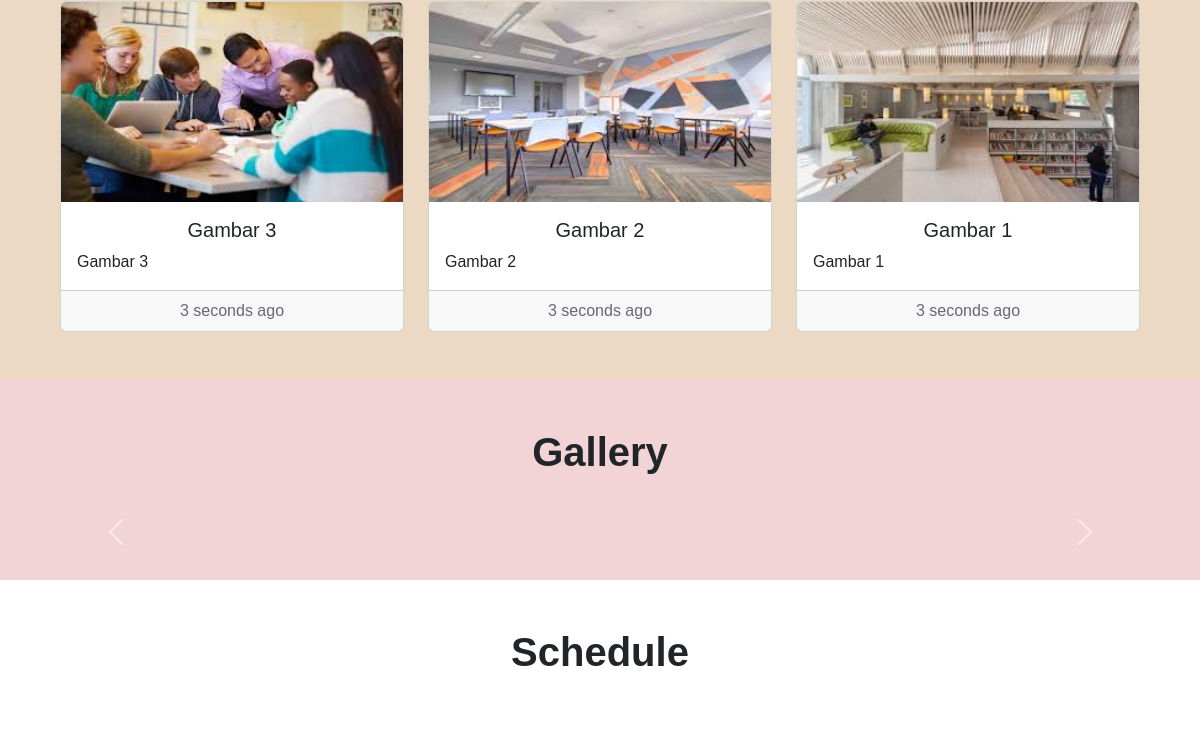
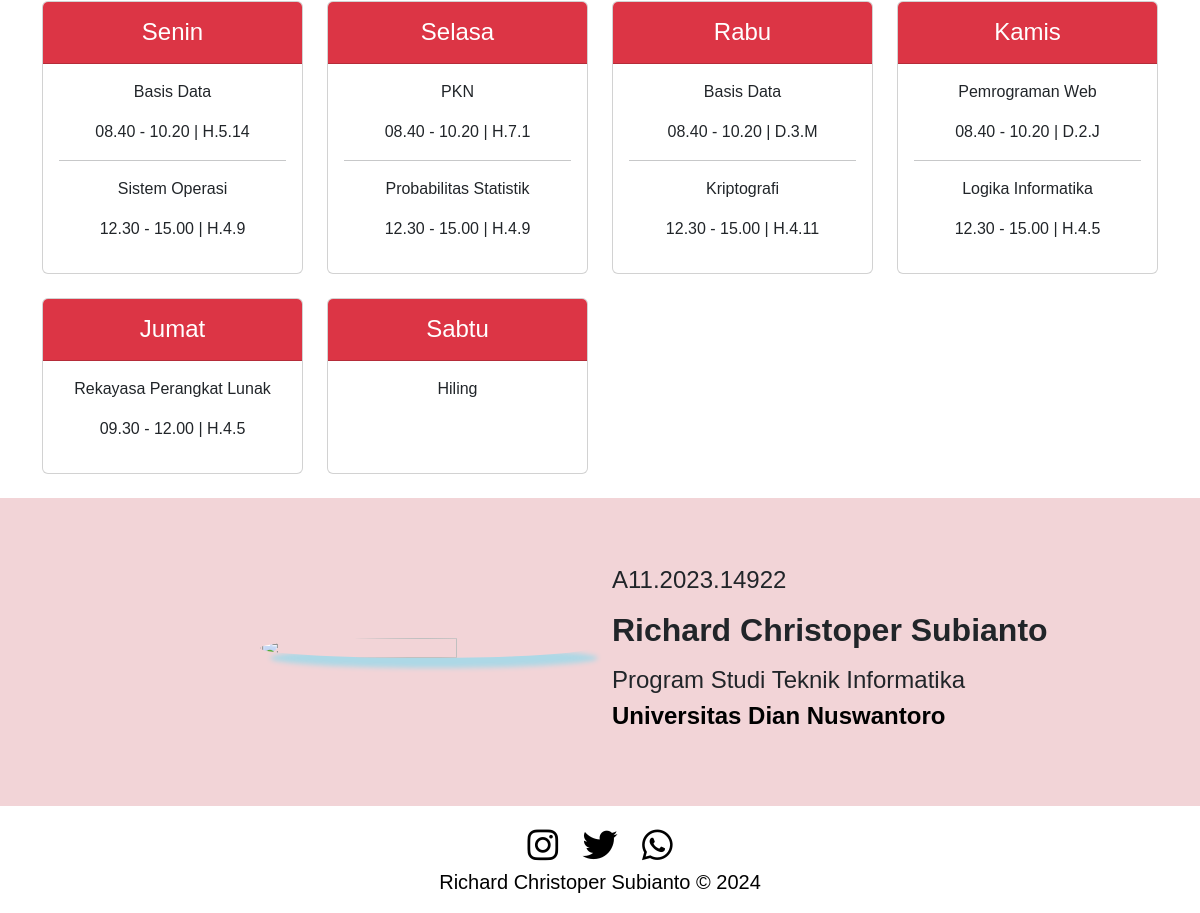
Before: / (lower part) with the older database file (2 pictures, top to bottom).
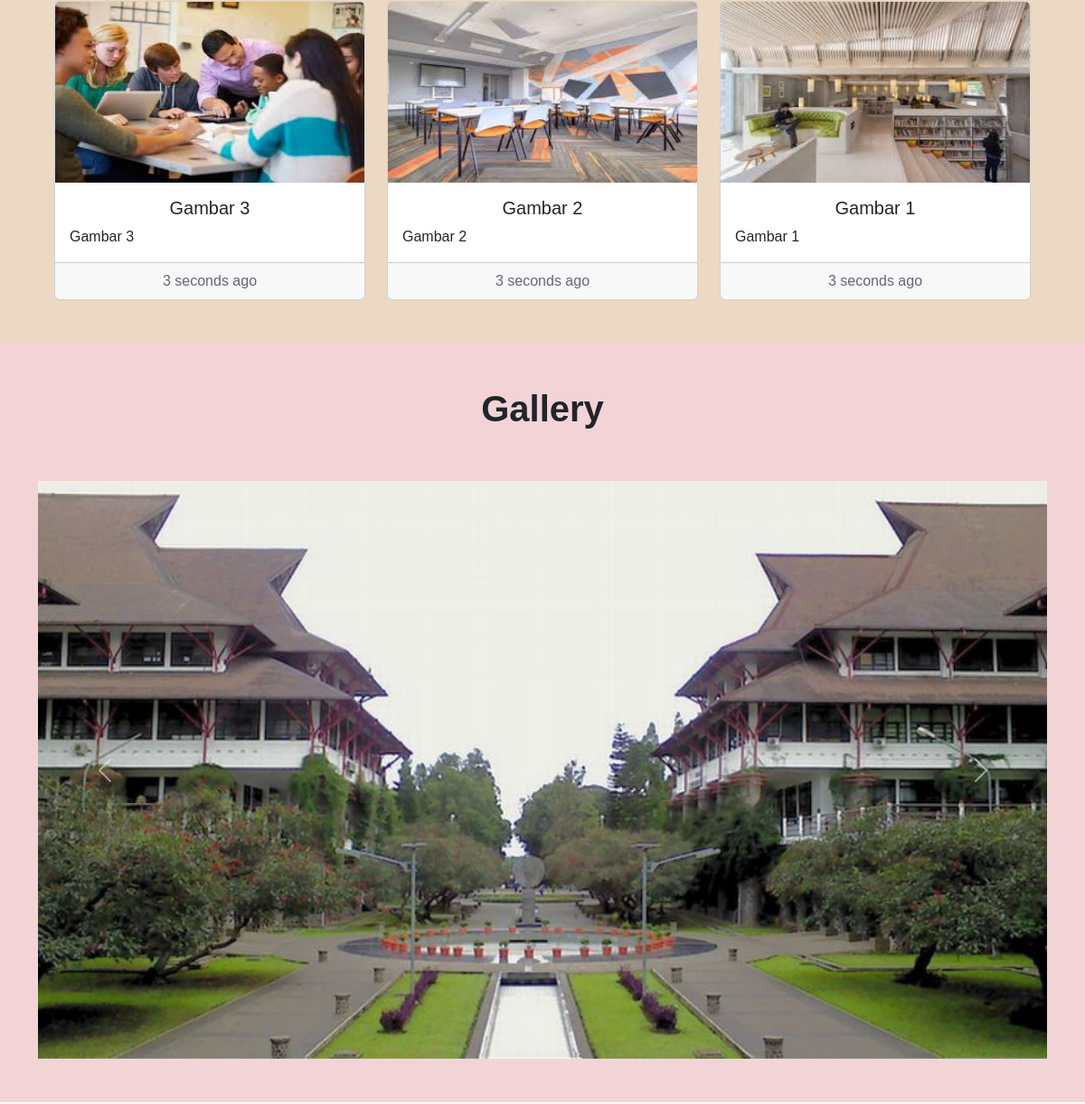
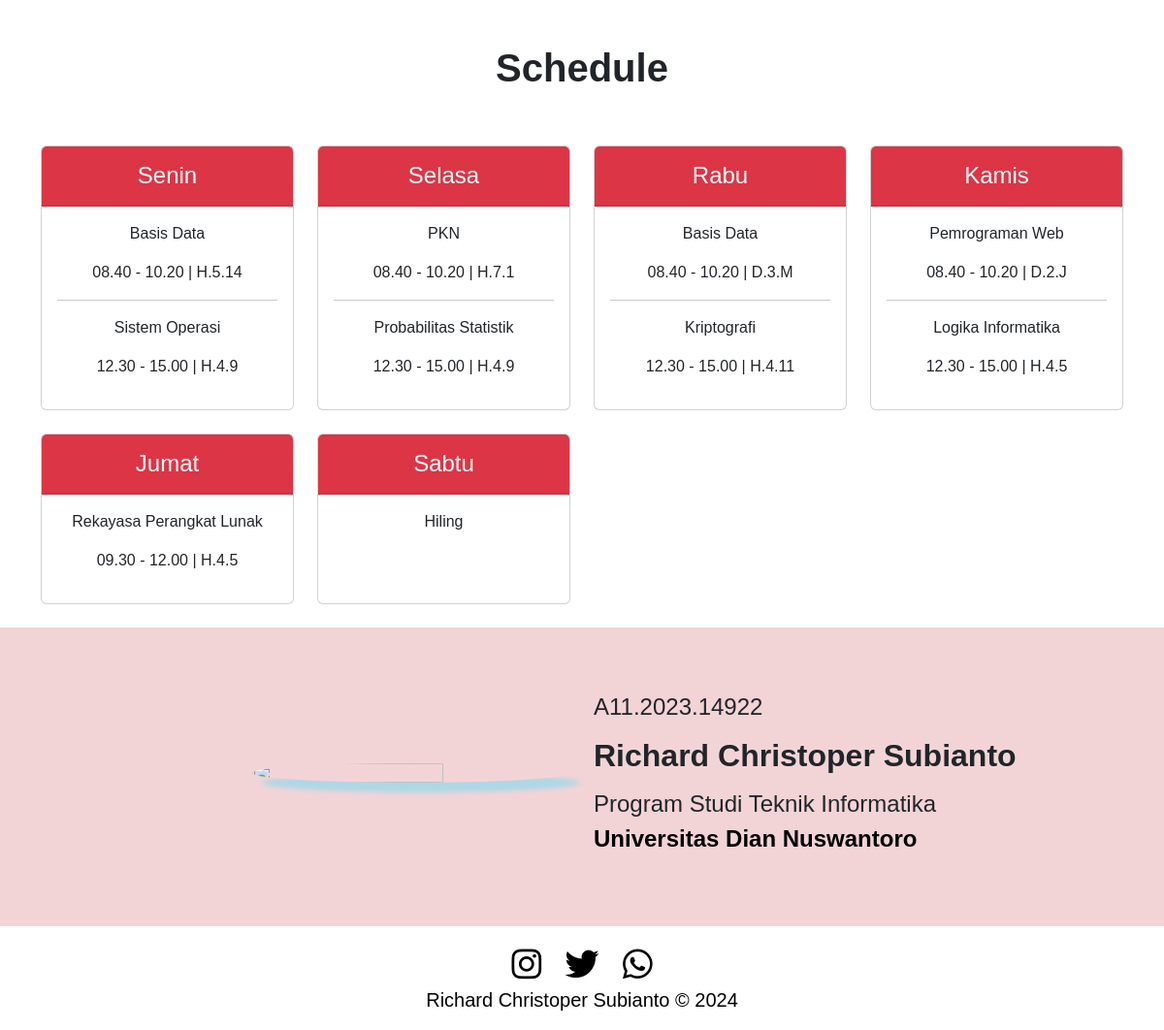
After: the same page with the newer database file (2 pictures, top to bottom).
### tables this page shows
CREATE TABLE `article` (
  `id` int(11) NOT NULL,
  `judul` text NOT NULL,
  `isi` text NOT NULL,
  `gambar` text NOT NULL,
  `tanggal` datetime NOT NULL,
  `username` varchar(50) NOT NULL
);

CREATE TABLE `gallery` (
  `id` int(11) NOT NULL,
  `tanggal` datetime NOT NULL,
  `gambar` text NOT NULL,
  `username` varchar(50) NOT NULL
);

### index.php (the view, shortened to what this page needs)
<?php
include "koneksi.php";
?>
<!DOCTYPE html>
<html lang="en">
  <head>
    <link
      href="https://cdn.jsdelivr.net/npm/bootstrap@5.3.3/dist/css/bootstrap.min.css"
      rel="stylesheet"
    />
    <link
      rel="stylesheet"
      href="https://cdnjs.cloudflare.com/ajax/libs/font-awesome/6.0.0-beta3/css/all.min.css"
    />
  </head>
  <body>
    <section id="article" class="text-center p-5">
      <div class="container">
        <div class="row row-cols-1 row-cols-md-3 g-4 justify-content-center">
          <?php
          $sql = "SELECT * FROM article ORDER BY tanggal DESC";
          $hasil = $conn->query($sql);
          while($row = $hasil->fetch_assoc()){
          ?>
            <div class="col">
              <div class="card h-100">
                <img src="img/<?= $row["gambar"]?>" class="card-img-top" alt="..." />
                <div class="card-body">
                  <h5 class="card-title"><?= $row["judul"]?></h5>
                  <p class="card-text">
                    <?= $row["isi"]?>
                  </p>
                </div>
                <div class="card-footer">
                </div>
              </div>
            </div>
            <?php
          }
          ?>
        </div>
      </div>
    </section>
    <section id="gallery">
      <div class="container-fluid">
        <div class="container">
          <div class="row text-center">
            <h1 class="py-5"><b>Gallery</b></h1>
          </div>
          <div class="row pb-5">
            <div id="carouselExampleFade" class="carousel slide carousel-fade">
              <div class="carousel-inner">
              <?php
                $sql = "SELECT * FROM gallery";
                $hasil = $conn->query($sql);
                $isActive = true;
                while($row = $hasil->fetch_assoc()){
              ?>
                <div class="carousel-item <?= $isActive ? 'active' : '' ?>">
                  <img
                    src="img/<?= $row["gambar"]?>"
                    class="d-block w-100"
                  />
                </div>
              <?php
                $isActive = false;
                }
              ?>
              </div>
              <button
                class="carousel-control-prev"
                type="button"
                data-bs-target="#carouselExampleFade"
                data-bs-slide="prev"
              >
                <span
                  class="carousel-control-prev-icon"
                  aria-hidden="true"
                ></span>
              </button>
              <button
                class="carousel-control-next"
                type="button"
                data-bs-target="#carouselExampleFade"
                data-bs-slide="next"
              >
                <span
                  class="carousel-control-next-icon"
                  aria-hidden="true"
                ></span>
              </button>
            </div>
          </div>
        </div>
      </div>
    </section>
    <section id="schedule">
      <div class="container-fluid">
        <div class="container">
          <div class="row text-center">
            <h1 class="py-5"><b>Schedule</b></h1>
          </div>
          <div class="row">
            <div class="col-lg-3 col-md-6 mb-4">
              <div class="card light-mode">
                <div class="card-header text-center pt-3 text-white bg-danger">
                    <h4>Senin</h4>
                </div>
                <div class="card-body">
                  <div class="card-text text-center">
                    <p>Basis Data</p>
                    <p>08.40 - 10.20 | H.5.14</p>
                    <hr>
                    <p>Sistem Operasi</p>
                    <p>12.30 - 15.00 | H.4.9</p>
                  </div>
                </div>
              </div>
            </div>
            <div class="col-lg-3 col-md-6 mb-4">
              <div class="card light-mode">
                <div class="card-header text-center pt-3 text-white bg-danger">
                    <h4>Selasa</h4>
                </div>
                <div class="card-body">
                  <div class="card-text text-center">
                    <p>PKN</p>
                    <p>08.40 - 10.20 | H.7.1</p>
                    <hr>
                    <p>Probabilitas Statistik</p>
                    <p>12.30 - 15.00 | H.4.9</p>
                  </div>
                </div>
              </div>
            </div>
            <div class="col-lg-3 col-md-6 mb-4">
              <div class="card light-mode">
                <div class="card-header text-center pt-3 text-white bg-danger">
                    <h4>Rabu</h4>
                </div>
                <div class="card-body">
                  <div class="card-text text-center">
                    <p>Basis Data</p>
                    <p>08.40 - 10.20 | D.3.M</p>
                    <hr>
                    <p>Kriptografi</p>
                    <p>12.30 - 15.00 | H.4.11</p>
                  </div>
                </div>
              </div>
            </div>
            <div class="col-lg-3 col-md-6 mb-4">
              <div class="card light-mode">
                <div class="card-header text-center pt-3 text-white bg-danger">
                    <h4>Kamis</h4>
                </div>
                <div class="card-body">
                  <div class="card-text text-center">
                    <p>Pemrograman Web</p>
                    <p>08.40 - 10.20 | D.2.J</p>
                    <hr>
                    <p>Logika Informatika</p>
                    <p>12.30 - 15.00 | H.4.5</p>
                  </div>
                </div>
              </div>
            </div>
            <div class="col-lg-3 col-md-6 mb-4">
              <div class="card light-mode">
                <div class="card-header text-center pt-3 text-white bg-danger">
                    <h4>Jumat</h4>
                </div>
                <div class="card-body">
                  <div class="card-text text-center">
                    <p>Rekayasa Perangkat Lunak</p>
                    <p>09.30 - 12.00 | H.4.5</p>
                  </div>
                </div>
              </div>
            </div>
            <div class="col-lg-3 col-md-6 mb-4">
              <div class="card light-mode">
                <div class="card-header text-center pt-3 text-white bg-danger">
                    <h4>Sabtu</h4>
                </div>
                <div class="card-body">
                  <div class="card-text text-center">
                    <p>Hiling</p>
                  </div>
                </div>
              </div>
            </div>
          </div>
        </div>
      </div>
    </section>
    <section id="aboutme">
      <div class="container-fluid py-5">
        <div class="container">
          <div class="row align-items-center pt-3">
            <div class="col-lg-6 col-md-6 mb-4">
              <img src="https://image.freepik.com/free-vector/portrait-programmer-working-with-pc_23-2148218046.jpg" class="rounded-circle">
            </div>
            <div class="col-lg-6 col-md-6 mb-4">
              <p>A11.2023.14922</p>
              <p class="nama py-2"><strong>Richard Christoper Subianto</strong></p>
              <p>Program Studi Teknik Informatika</p>
              <p><a href="https://dinus.ac.id/"><b>Universitas Dian Nuswantoro</b></a></p>
            </div>
          </div>
        </div>
      </div>
    </section>
    <footer>
      <div class="container-fluid py-3">
        <div class="container text-white text-center">
          <a href="https://www.instagram.com/"
            ><i class="fab fa-instagram"></i
          ></a>
          <a href="https://www.twitter.com/"><i class="fab fa-twitter"></i></a>
          <a href="https://www.whatsapp.com/"
            ><i class="fab fa-whatsapp"></i
          ></a>
          <br />
          <p>Richard Christoper Subianto &copy; 2024</p>
        </div>
      </div>
    </footer>
  </body>
</html>

### index.php (style rules this page uses)
* { font-family: sans-serif; }
html { scroll-behavior: smooth; scroll-padding-top: 55px; }
#article { background-color: #ebd9c3; }
.card { height: 100%; }
.card img { height: 30%; }
@media (min-width: 1024px) { .card img { height: 200px; } }
.card-text { text-align: justify; }
.card-footer { color: #666777; text-align: center; }
#gallery .container-fluid { background-color: #f2d4d7; }
footer a { color: #000000; }
footer p { color: #000000; font-size: 20px; margin: 0; }
i { font-size: 35px; margin: 5px 10px; }
.navbar, #article, #hero, #gallery, footer, .card { transition: background-color 0.3s ease, color 0.3s ease; }
#gallery .carousel-item img { max-height: 700px; object-fit: cover; }
#aboutme { background-color: #f2d4d7; }
#aboutme img { width: 60%; height: auto; margin-left: 40%; box-shadow: 10px 10px 5px lightblue; }
#aboutme a { text-decoration: none; color: #000000; }
#aboutme p { font-size: 1.5rem; margin: 0; }
#aboutme p.nama { font-size: 2rem; }
.card-body { display: flex; flex-direction: column; justify-content: space-between; }

Changed rows visible on the page:
added gallery: gambar (picture)
